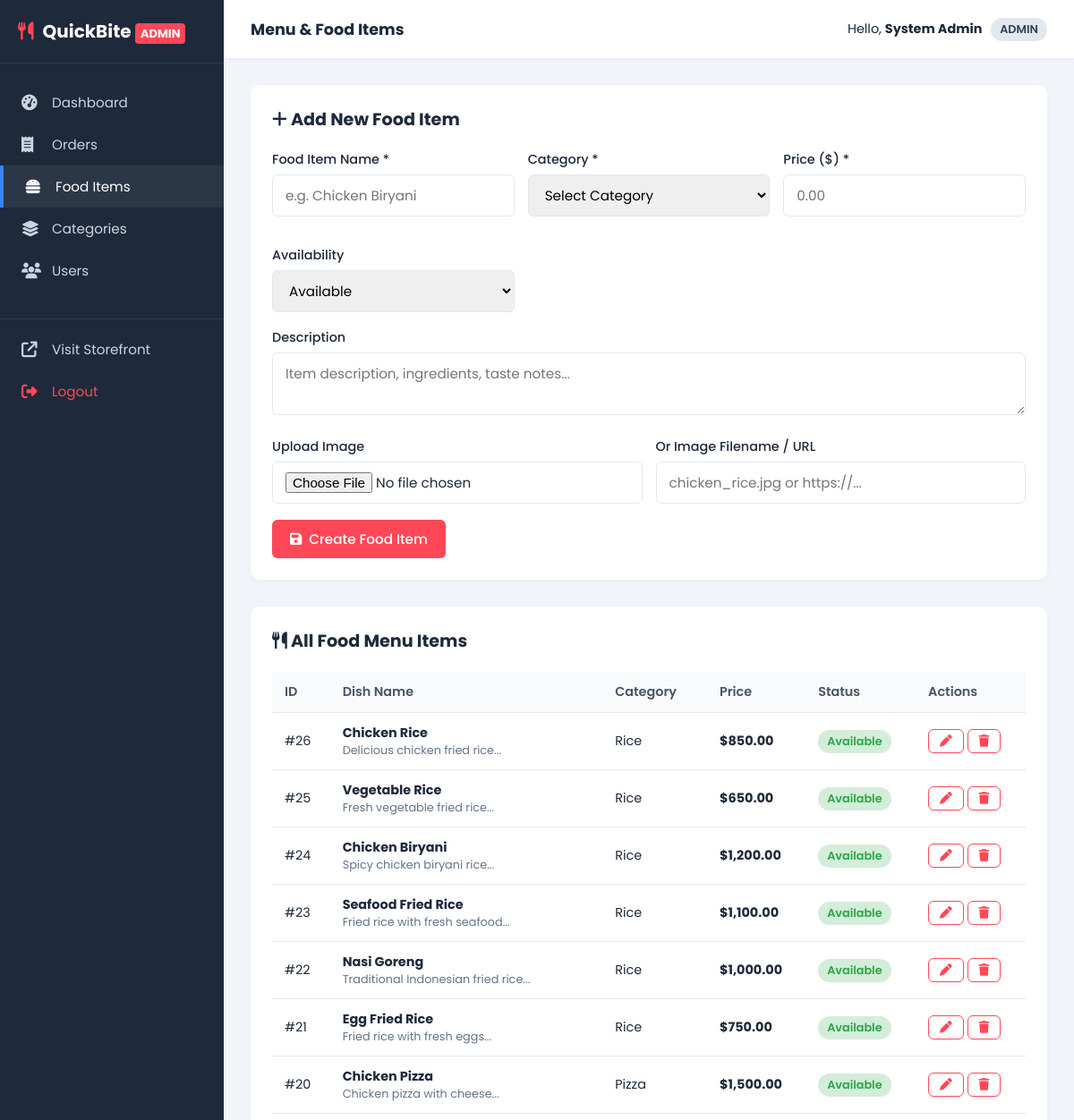
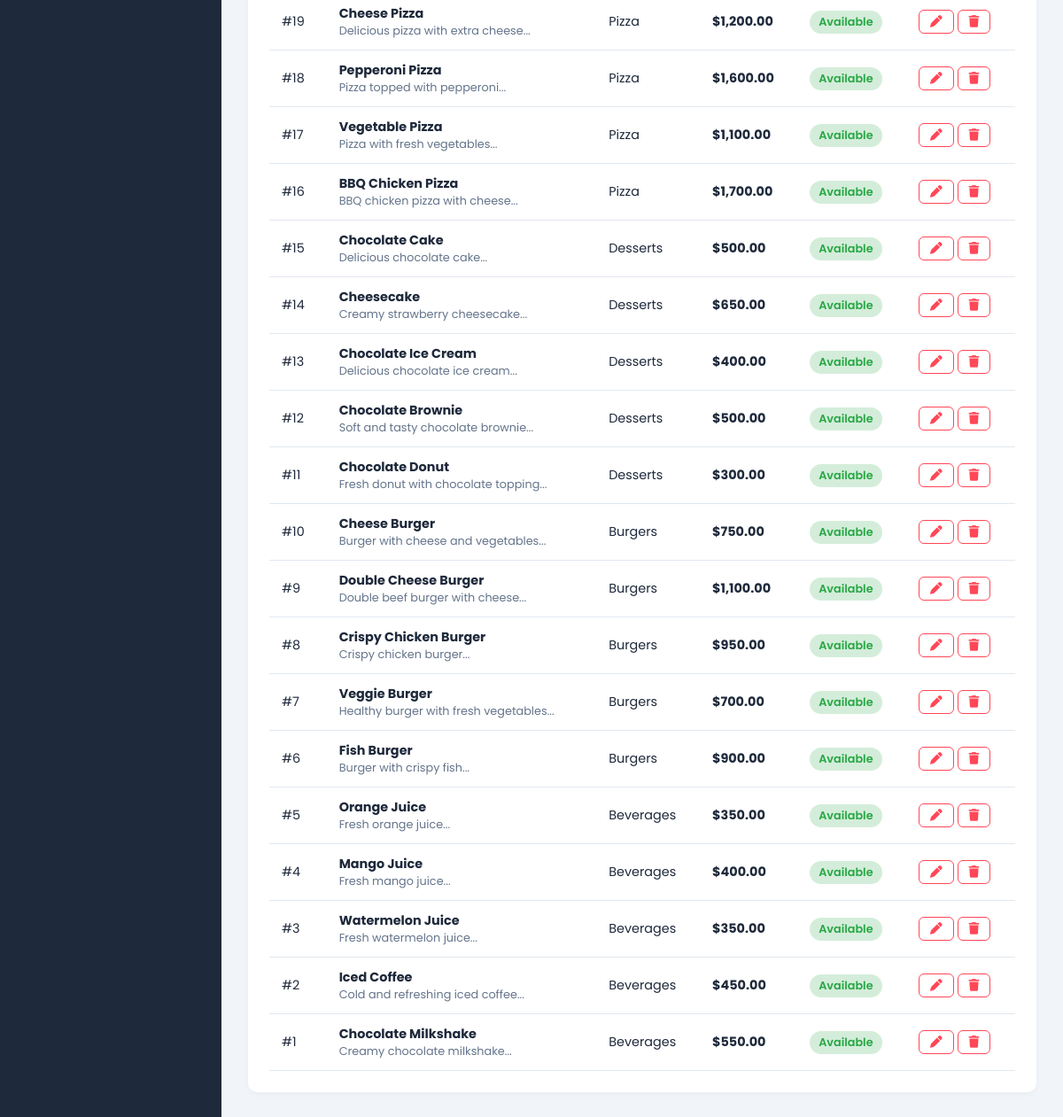
The app's page /admin/foods.php (signed in) with its own data (2 pictures, top to bottom).
### tables this page shows
CREATE TABLE food_items (
    food_id INT AUTO_INCREMENT PRIMARY KEY,
    category_id INT NOT NULL,
    food_name VARCHAR(150) NOT NULL,
    description TEXT,
    price DECIMAL(10,2) NOT NULL,
    image VARCHAR(255),
    availability ENUM('available', 'unavailable') DEFAULT 'available',
    created_at TIMESTAMP DEFAULT CURRENT_TIMESTAMP,

    FOREIGN KEY (category_id)
    REFERENCES categories(category_id)
    ON DELETE RESTRICT
    ON UPDATE CASCADE
);

CREATE TABLE categories (
    category_id INT AUTO_INCREMENT PRIMARY KEY,
    category_name VARCHAR(100) NOT NULL UNIQUE,
    description TEXT,
    created_at TIMESTAMP DEFAULT CURRENT_TIMESTAMP
);

### admin/foods.php (the view, shortened to what this page needs)
<?php
require_once 'header.php';
$conn = getDBConnection();
$editItem = null;
$foods = $conn->query("SELECT f.*, c.category_name
                       FROM food_items f
                       JOIN categories c ON f.category_id = c.category_id
                       ORDER BY f.food_id DESC");
?>
<div class="admin-table-card">
    <h3>
        <span><i class="fa-solid <?php echo $editItem ? 'fa-pen' : 'fa-plus'; ?>"></i> <?php echo $editItem ? 'Edit Food Item' : 'Add New Food Item'; ?></span>
    </h3>
    <form method="POST" action="foods.php" enctype="multipart/form-data" style="margin-top: 15px;">
        <div style="display: grid; grid-template-columns: repeat(auto-fit, minmax(220px, 1fr)); gap: 15px;">
            <div class="form-group">
                <label>Food Item Name *</label>
                <input type="text" name="food_name" class="form-control" required value="<?php echo htmlspecialchars($editItem['food_name'] ?? ''); ?>" placeholder="e.g. Chicken Biryani">
            </div>
            <div class="form-group">
                <label>Category *</label>
                <select name="category_id" class="form-control" required>
                    <option value="">Select Category</option>
                </select>
            </div>
            <div class="form-group">
                <label>Price ($) *</label>
                <input type="number" step="0.01" name="price" class="form-control" required value="<?php echo htmlspecialchars($editItem['price'] ?? ''); ?>" placeholder="0.00">
            </div>
            <div class="form-group">
                <label>Availability</label>
                <select name="availability" class="form-control">
                    <option value="available" <?php echo ($editItem && $editItem['availability'] === 'available') ? 'selected' : ''; ?>>Available</option>
                </select>
            </div>
        </div>
        <div class="form-group">
            <label>Description</label>
            <textarea name="description" class="form-control" rows="2" placeholder="Item description, ingredients, taste notes..."><?php echo htmlspecialchars($editItem['description'] ?? ''); ?></textarea>
        </div>
        <div style="display: grid; grid-template-columns: 1fr 1fr; gap: 15px;">
            <div class="form-group">
                <label>Upload Image</label>
                <input type="file" name="image" class="form-control" accept="image/*">
            </div>
            <div class="form-group">
                <label>Or Image Filename / URL</label>
                <input type="text" name="image_url" class="form-control" placeholder="chicken_rice.jpg or https://..." value="<?php echo htmlspecialchars($editItem['image'] ?? ''); ?>">
            </div>
        </div>
        <button type="submit" class="btn btn-primary">
            <i class="fa-solid fa-floppy-disk"></i> <?php echo $editItem ? 'Save Changes' : 'Create Food Item'; ?>
        </button>
    </form>
</div>
<div class="admin-table-card">
    <h3><span><i class="fa-solid fa-utensils"></i> All Food Menu Items</span></h3>
    <div style="overflow-x: auto;">
        <table class="admin-table">
            <thead>
                <tr>
                    <th>ID</th>
                    <th>Dish Name</th>
                    <th>Category</th>
                    <th>Price</th>
                    <th>Status</th>
                    <th>Actions</th>
                </tr>
            </thead>
            <tbody>
                <?php while ($f = $foods->fetch_assoc()): ?>
                    <tr>
                        <td>#<?php echo $f['food_id']; ?></td>
                        <td>
                            <strong><?php echo htmlspecialchars($f['food_name']); ?></strong>
                            <div style="font-size: 0.8rem; color: #64748b;"><?php echo htmlspecialchars(substr($f['description'] ?? '', 0, 50)); ?>...</div>
                        </td>
                        <td><?php echo htmlspecialchars($f['category_name']); ?></td>
                        <td><strong>$<?php echo number_format($f['price'], 2); ?></strong></td>
                        <td>
                            <span class="status-badge <?php echo $f['availability'] === 'available' ? 'status-Delivered' : 'status-Cancelled'; ?>">
                                <?php echo ucfirst($f['availability']); ?>
                            </span>
                        </td>
                        <td>
                            <a href="foods.php?edit_id=<?php echo $f['food_id']; ?>" class="btn btn-outline btn-sm" title="Edit">
                                <i class="fa-solid fa-pen"></i>
                            </a>
                            <a href="foods.php?delete_id=<?php echo $f['food_id']; ?>" onclick="return confirm('Are you sure you want to delete this food item?');" class="btn btn-outline btn-sm text-danger" title="Delete">
                                <i class="fa-solid fa-trash"></i>
                            </a>
                        </td>
                    </tr>
                <?php endwhile; ?>
            </tbody>
        </table>
    </div>
</div>
<?php require_once 'footer.php'; ?>

### assets/css/style.css (style rules this page uses)
:root { --primary: #ff4757; --primary-hover: #e84118; --secondary: #2f3542; --accent: #ffa502; --background: #f8f9fa; --card-bg: #ffffff; --text-main: #2d3436; --text-muted: #636e72; --border-color: #e2e8f0; --success: #2ed573; --warning: #eccc68; --danger: #ff4757; --info: #1e90ff; --shadow-sm: 0 2px 4px rgba(0,0,0,0.04); --shadow-md: 0 5px 15px rgba(0,0,0,0.08); --shadow-lg: 0 10px 25px rgba(0,0,0,0.12); --radius-sm: 6px; --radius-md: 12px; --radius-lg: 20px; --transition: all 0.25s ease-in-out; }
* { margin: 0; padding: 0; box-sizing: border-box; font-family: 'Poppins', sans-serif; }
body { background-color: var(--background); color: var(--text-main); display: flex; flex-direction: column; min-height: 100vh; }
a { text-decoration: none; color: inherit; }
.btn { display: inline-flex; align-items: center; justify-content: center; gap: 8px; padding: 10px 20px; font-size: 0.95rem; font-weight: 500; border-radius: var(--radius-sm); cursor: pointer; border: none; transition: var(--transition); }
.btn-primary { background-color: var(--primary); color: #fff; }
.btn-outline { background: transparent; color: var(--primary); border: 1.5px solid var(--primary); }
.btn-sm { padding: 6px 12px; font-size: 0.85rem; }
.text-danger { color: var(--danger) !important; }
.form-group { margin-bottom: 18px; }
.form-group label { display: block; margin-bottom: 6px; font-size: 0.9rem; font-weight: 500; }
.form-control { width: 100%; padding: 11px 14px; font-size: 0.95rem; border: 1.5px solid var(--border-color); border-radius: var(--radius-sm); outline: none; transition: var(--transition); }
.status-badge { padding: 4px 10px; border-radius: 20px; font-size: 0.8rem; font-weight: 600; display: inline-block; }
.status-Delivered { background: #d4edda; color: #28a745; }

### assets/css/admin.css (style rules this page uses)
:root { --sidebar-width: 250px; --sidebar-bg: #1e293b; --sidebar-color: #cbd5e1; --sidebar-active: #3b82f6; --header-height: 65px; }
body.admin-body { display: flex; min-height: 100vh; background-color: #f1f5f9; color: #1e293b; margin: 0; }
.admin-table-card { background: #fff; border-radius: 10px; box-shadow: 0 2px 6px rgba(0,0,0,0.04); padding: 24px; margin-bottom: 30px; }
.admin-table-card h3 { margin-bottom: 20px; font-size: 1.2rem; display: flex; justify-content: space-between; align-items: center; }
.admin-table { width: 100%; border-collapse: collapse; }
.admin-table th, .admin-table td { padding: 12px 14px; text-align: left; border-bottom: 1px solid #e2e8f0; font-size: 0.9rem; }
.admin-table th { background-color: #f8fafc; color: #475569; font-weight: 600; }

### records on screen
food_items: food_id "26", food_name "Chicken Rice", description "Delicious chicken fried rice", category.category_name "Rice", price "850.00", availability "Available"
food_items: food_id "25", food_name "Vegetable Rice", description "Fresh vegetable fried rice", category.category_name "Rice", price "650.00", availability "Available"
food_items: food_id "24", food_name "Chicken Biryani", description "Spicy chicken biryani rice", category.category_name "Rice", price "1,200.00", availability "Available"
food_items: food_id "23", food_name "Seafood Fried Rice", description "Fried rice with fresh seafood", category.category_name "Rice", price "1,100.00", availability "Available"
food_items: food_id "22", food_name "Nasi Goreng", description "Traditional Indonesian fried rice", category.category_name "Rice", price "1,000.00", availability "Available"
food_items: food_id "21", food_name "Egg Fried Rice", description "Fried rice with fresh eggs", category.category_name "Rice", price "750.00", availability "Available"
food_items: food_id "20", food_name "Chicken Pizza", description "Chicken pizza with cheese", category.category_name "Pizza", price "1,500.00", availability "Available"
food_items: food_id "19", food_name "Cheese Pizza", description "Delicious pizza with extra cheese", category.category_name "Pizza", price "1,200.00", availability "Available"
food_items: food_id "18", food_name "Pepperoni Pizza", description "Pizza topped with pepperoni", category.category_name "Pizza", price "1,600.00", availability "Available"
food_items: food_id "17", food_name "Vegetable Pizza", description "Pizza with fresh vegetables", category.category_name "Pizza", price "1,100.00", availability "Available"
food_items: food_id "16", food_name "BBQ Chicken Pizza", description "BBQ chicken pizza with cheese", category.category_name "Pizza", price "1,700.00", availability "Available"
food_items: food_id "15", food_name "Chocolate Cake", description "Delicious chocolate cake", category.category_name "Desserts", price "500.00", availability "Available"
food_items: food_id "14", food_name "Cheesecake", description "Creamy strawberry cheesecake", category.category_name "Desserts", price "650.00", availability "Available"
food_items: food_id "13", food_name "Chocolate Ice Cream", description "Delicious chocolate ice cream", category.category_name "Desserts", price "400.00", availability "Available"
food_items: food_id "12", food_name "Chocolate Brownie", description "Soft and tasty chocolate brownie", category.category_name "Desserts", price "500.00", availability "Available"
food_items: food_id "11", food_name "Chocolate Donut", description "Fresh donut with chocolate topping", category.category_name "Desserts", price "300.00", availability "Available"
food_items: food_id "10", food_name "Cheese Burger", description "Burger with cheese and vegetables", category.category_name "Burgers", price "750.00", availability "Available"
food_items: food_id "9", food_name "Double Cheese Burger", description "Double beef burger with cheese", category.category_name "Burgers", price "1,100.00", availability "Available"
food_items: food_id "8", food_name "Crispy Chicken Burger", description "Crispy chicken burger", category.category_name "Burgers", price "950.00", availability "Available"
food_items: food_id "7", food_name "Veggie Burger", description "Healthy burger with fresh vegetables", category.category_name "Burgers", price "700.00", availability "Available"
food_items: food_id "6", food_name "Fish Burger", description "Burger with crispy fish", category.category_name "Burgers", price "900.00", availability "Available"
food_items: food_id "5", food_name "Orange Juice", description "Fresh orange juice", category.category_name "Beverages", price "350.00", availability "Available"
food_items: food_id "4", food_name "Mango Juice", description "Fresh mango juice", category.category_name "Beverages", price "400.00", availability "Available"
food_items: food_id "3", food_name "Watermelon Juice", description "Fresh watermelon juice", category.category_name "Beverages", price "350.00", availability "Available"
food_items: food_id "2", food_name "Iced Coffee", description "Cold and refreshing iced coffee", category.category_name "Beverages", price "450.00", availability "Available"
food_items: food_id "1", food_name "Chocolate Milkshake", description "Creamy chocolate milkshake", category.category_name "Beverages", price "550.00", availability "Available"

### other values on screen
$adminTitle "Menu & Food Items"
$user['name'] "System Admin"
$user['role'] "ADMIN"
